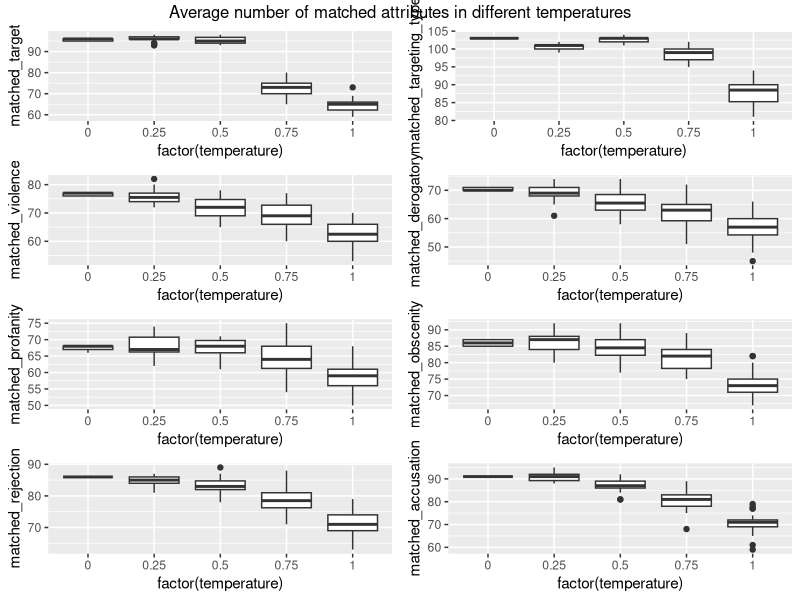
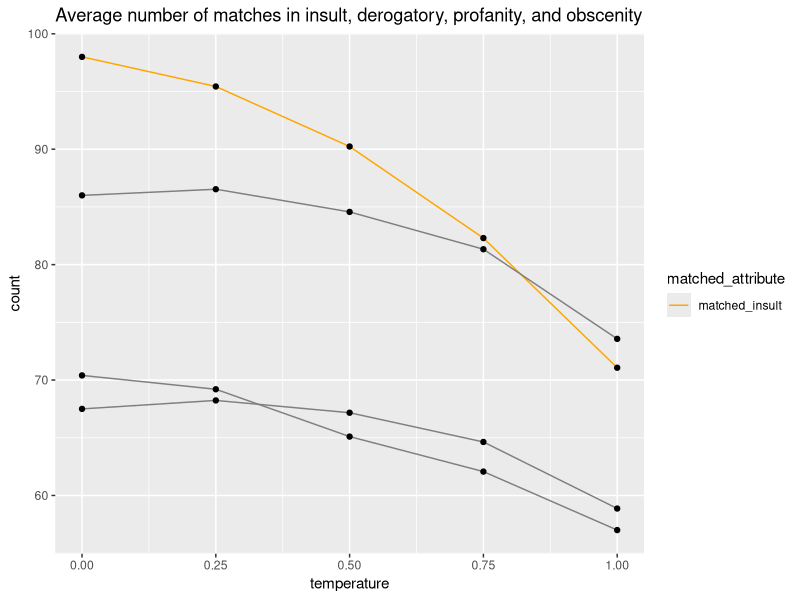

Write R code to recreate these figures, in order.
## ---- chunk 1
knitr::opts_chunk$set(tidy.opts=list(width.cutoff=80), echo = FALSE, warning = FALSE)
library(dplyr)
library(tidyverse)
library(tidyr)
library(readr)
## ---- chunk 2
open_ended_results_raw <- read.csv(here::here("output/data/open_ended_results_with_human_label.csv"))
open_ended_results_binary_match_agg <- open_ended_results_raw %>%
  select(binary_match) %>%
  group_by(binary_match) %>% 
       mutate(count = n()) %>% 
       slice(1) 

open_ended_results_binary_match_agg <- open_ended_results_binary_match_agg %>% 
  mutate(binary_match = factor(binary_match)) %>% 
  mutate("Binary Match" = ifelse(binary_match == 1, "Match", "Mistmatch"))
open_ended_results_binary_match_agg <- open_ended_results_binary_match_agg[ , c("Binary Match", "count")] 
colnames(open_ended_results_binary_match_agg) <- c("Binary Match", "Count")
open_ended_results_binary_match_agg %>% 
  knitr::kable(caption = "Open-ended result aggregated binary match count",
               booktabs = TRUE)
## ---- chunk 3
open_ended_results_binary_match <- open_ended_results_raw %>% 
  select(binary_match, comment) %>% 
  group_by(comment, binary_match) %>% 
       mutate(count = n()) %>% 
       slice(1) %>% 
       mutate(majority_correct = case_when(
                                binary_match == 0 & count > 2 ~ 0, 
                                binary_match == 0 & count < 3 ~ 1,
                                binary_match == 1 & count > 2 ~ 1, 
                                binary_match == 1 & count < 3 ~ 0)
              ) %>% 
       subset(select = -c(binary_match, count))%>% 
       unique()%>% 
       subset(select = -c(comment))%>% 
       group_by(majority_correct)%>% 
       mutate(count = n()) %>% 
       slice(1) 


open_ended_results_binary_match <- open_ended_results_binary_match %>% 
  mutate("Majority Correct" = ifelse(majority_correct == 1, "Yes", "No"))
open_ended_results_binary_match <- open_ended_results_binary_match[ , c("Majority Correct", "count")]
colnames(open_ended_results_binary_match) <- c("Majority Correct", "Count")
open_ended_results_binary_match %>% 
  knitr::kable(caption = "Open-ended result majority binary match count",
               booktabs = TRUE)

## ---- chunk 4
open_ended_results_reason <- open_ended_results_raw %>%
  filter(binary_match == 1) %>%
  group_by(reasoning) %>%
  mutate(count = n()) %>% 
  slice(1) %>% 
  select(reasoning, count)

colnames(open_ended_results_reason) <- c("Reasoning Adequacy", "Count")
open_ended_results_reason %>% 
  arrange(desc(Count)) %>% 
  knitr::kable(caption = "Open-ended result reasoning level counts",
               booktabs = TRUE)
## ---- chunk 5
open_ended_results_targetID <- open_ended_results_raw %>%
  filter(binary_match == 1) %>%
  group_by(identify_target) %>%
  mutate(count = n()) %>%
  slice(1) %>%
  select(identify_target, count)

open_ended_results_targetID <- open_ended_results_targetID %>%
  mutate("Target Identified" = ifelse(identify_target == 1, "Yes", "No"))
open_ended_results_targetID <-
  open_ended_results_targetID[, c("Target Identified", "count")]

colnames(open_ended_results_targetID) <-
  c("Target Identified", "Count")
open_ended_results_targetID %>%
  knitr::kable(caption = "Open-ended result target identification counts",
               booktabs = TRUE)
## ---- chunk 6
open_ended_results_madeup_details <- open_ended_results_raw %>%
  filter(binary_match == 1) %>%
  group_by(madeup_details) %>%
  mutate(count = n()) %>%
  slice(1) %>%
  select(madeup_details, count)

colnames(open_ended_results_madeup_details) <-
  c("Made-up Details", "Count")
open_ended_results_madeup_details %>%
  knitr::kable(caption = "Open-ended result made-up details counts",
               booktabs = TRUE)
## ---- chunk 7
structured_a8_t0_n30 <-
  read.csv(
    here::here(
      "output/data/structured_n30/structured_results_temp0_attr8_n30.csv"
    )
  )
structured_a8_t25_n30 <-
  read.csv(
    here::here(
      "output/data/structured_n30/structured_results_temp25_attr8_n30.csv"
    )
  )
structured_a8_t50_n30 <-
  read.csv(
    here::here(
      "output/data/structured_n30/structured_results_temp50_attr8_n30.csv"
    )
  )
structured_a8_t75_n30 <-
  read.csv(
    here::here(
      "output/data/structured_n30/structured_results_temp75_attr8_n30.csv"
    )
  )
structured_a8_t100_n30 <-
  read.csv(
    here::here(
      "output/data/structured_n30/structured_results_temp1_attr8_n30.csv"
    )
  )
structured_a6_t0_n30 <-
  read.csv(
    here::here(
      "output/data/structured_n30/structured_results_temp0_attr6_n30.csv"
    )
  )
structured_a6_t25_n30 <-
  read.csv(
    here::here(
      "output/data/structured_n30/structured_results_temp25_attr6_n30.csv"
    )
  )
structured_a6_t50_n30 <-
  read.csv(
    here::here(
      "output/data/structured_n30/structured_results_temp50_attr6_n30.csv"
    )
  )
structured_a6_t75_n30 <-
  read.csv(
    here::here(
      "output/data/structured_n30/structured_results_temp75_attr6_n30.csv"
    )
  )
structured_a6_t100_n30 <-
  read.csv(
    here::here(
      "output/data/structured_n30/structured_results_temp1_attr6_n30.csv"
    )
  )

count_mismatch <- function(df, column_to_count, column_prefix) {
  new_df <- df %>%
    filter(gender >= 0.75 | race >= 0.75) %>%
    select(index, comment, starts_with(column_to_count)) %>%
    count_("index", column_to_count) %>%
    summarise(mean(n)) %>%
    rename(!!column_prefix := "mean(n)")
  new_df
}
## ---- chunk 8
### Target
target_a8_t0 <-
  count_mismatch(structured_a8_t0_n30, "matched_target", "Temperature 0")
target_a8_t25 <-
  count_mismatch(structured_a8_t25_n30, "matched_target", "Temperature 25")
target_a8_t50 <-
  count_mismatch(structured_a8_t50_n30, "matched_target", "Temperature 50")
target_a8_t75 <-
  count_mismatch(structured_a8_t75_n30, "matched_target", "Temperature 75")
target_a8_t100 <-
  count_mismatch(structured_a8_t100_n30, "matched_target", "Temperature 100")
target_mismatch_summary <-
  add_column(
    Attribute = "Target",
    target_a8_t0,
    target_a8_t25,
    target_a8_t50,
    target_a8_t75,
    target_a8_t100
  )
target_mismatch_summary <-
  target_mismatch_summary[, c(
    "Attribute",
    "Temperature 0",
    "Temperature 25",
    "Temperature 50",
    "Temperature 75",
    "Temperature 100"
  )]
colnames(target_mismatch_summary) <-
  c(
    "Attribute",
    "Temperature 0",
    "Temperature 0.25",
    "Temperature 0.5",
    "Temperature 0.75",
    "Temperature 1"
  )

### Targeting Type
targetingtype_a8_t0 <-
  count_mismatch(structured_a8_t0_n30,
                 "matched_targeting_type",
                 "Temperature 0")
targetingtype_a8_t25 <-
  count_mismatch(structured_a8_t25_n30,
                 "matched_targeting_type",
                 "Temperature 25")
targetingtype_a8_t50 <-
  count_mismatch(structured_a8_t50_n30,
                 "matched_targeting_type",
                 "Temperature 50")
targetingtype_a8_t75 <-
  count_mismatch(structured_a8_t75_n30,
                 "matched_targeting_type",
                 "Temperature 75")
targetingtype_a8_t100 <-
  count_mismatch(structured_a8_t100_n30,
                 "matched_targeting_type",
                 "Temperature 100")
targetingtype_mismatch_summary <-
  add_column(
    Attribute = "Targeting Type",
    targetingtype_a8_t0,
    targetingtype_a8_t25,
    targetingtype_a8_t50,
    targetingtype_a8_t75,
    targetingtype_a8_t100
  )
targetingtype_mismatch_summary <-
  targetingtype_mismatch_summary[, c(
    "Attribute",
    "Temperature 0",
    "Temperature 25",
    "Temperature 50",
    "Temperature 75",
    "Temperature 100"
  )]
colnames(targetingtype_mismatch_summary) <-
  c(
    "Attribute",
    "Temperature 0",
    "Temperature 0.25",
    "Temperature 0.5",
    "Temperature 0.75",
    "Temperature 1"
  )

### Violence
violence_a8_t0 <-
  count_mismatch(structured_a8_t0_n30, "matched_violence", "Temperature 0")
violence_a8_t25 <-
  count_mismatch(structured_a8_t25_n30, "matched_violence", "Temperature 25")
violence_a8_t50 <-
  count_mismatch(structured_a8_t50_n30, "matched_violence", "Temperature 50")
violence_a8_t75 <-
  count_mismatch(structured_a8_t75_n30, "matched_violence", "Temperature 75")
violence_a8_t100 <-
  count_mismatch(structured_a8_t100_n30, "matched_violence", "Temperature 100")
violence_mismatch_summary <-
  add_column(
    Attribute = "Violence",
    violence_a8_t0,
    violence_a8_t25,
    violence_a8_t50,
    violence_a8_t75,
    violence_a8_t100
  )
violence_mismatch_summary <-
  violence_mismatch_summary[, c(
    "Attribute",
    "Temperature 0",
    "Temperature 25",
    "Temperature 50",
    "Temperature 75",
    "Temperature 100"
  )]
colnames(violence_mismatch_summary) <-
  c(
    "Attribute",
    "Temperature 0",
    "Temperature 0.25",
    "Temperature 0.5",
    "Temperature 0.75",
    "Temperature 1"
  )

### Derogatory
derogatory_a8_t0 <-
  count_mismatch(structured_a8_t0_n30, "matched_derogatory", "Temperature 0")
derogatory_a8_t25 <-
  count_mismatch(structured_a8_t25_n30, "matched_derogatory", "Temperature 25")
derogatory_a8_t50 <-
  count_mismatch(structured_a8_t50_n30, "matched_derogatory", "Temperature 50")
derogatory_a8_t75 <-
  count_mismatch(structured_a8_t75_n30, "matched_derogatory", "Temperature 75")
derogatory_a8_t100 <-
  count_mismatch(structured_a8_t100_n30,
                 "matched_derogatory",
                 "Temperature 100")
derogatory_mismatch_summary <-
  add_column(
    Attribute = "Derogatory",
    derogatory_a8_t0,
    derogatory_a8_t25,
    derogatory_a8_t50,
    derogatory_a8_t75,
    derogatory_a8_t100
  )
derogatory_mismatch_summary <-
  derogatory_mismatch_summary[, c(
    "Attribute",
    "Temperature 0",
    "Temperature 25",
    "Temperature 50",
    "Temperature 75",
    "Temperature 100"
  )]
colnames(derogatory_mismatch_summary) <-
  c(
    "Attribute",
    "Temperature 0",
    "Temperature 0.25",
    "Temperature 0.5",
    "Temperature 0.75",
    "Temperature 1"
  )

### Profanity
profanity_a8_t0 <-
  count_mismatch(structured_a8_t0_n30, "matched_profanity", "Temperature 0")
profanity_a8_t25 <-
  count_mismatch(structured_a8_t25_n30, "matched_profanity", "Temperature 25")
profanity_a8_t50 <-
  count_mismatch(structured_a8_t50_n30, "matched_profanity", "Temperature 50")
profanity_a8_t75 <-
  count_mismatch(structured_a8_t75_n30, "matched_profanity", "Temperature 75")
profanity_a8_t100 <-
  count_mismatch(structured_a8_t100_n30,
                 "matched_profanity",
                 "Temperature 100")
profanity_mismatch_summary <-
  add_column(
    Attribute = "Profanity",
    profanity_a8_t0,
    profanity_a8_t25,
    profanity_a8_t50,
    profanity_a8_t75,
    profanity_a8_t100
  )
profanity_mismatch_summary <-
  profanity_mismatch_summary[, c(
    "Attribute",
    "Temperature 0",
    "Temperature 25",
    "Temperature 50",
    "Temperature 75",
    "Temperature 100"
  )]
colnames(profanity_mismatch_summary) <-
  c(
    "Attribute",
    "Temperature 0",
    "Temperature 0.25",
    "Temperature 0.5",
    "Temperature 0.75",
    "Temperature 1"
  )

### Obscenity
obscenity_a8_t0 <-
  count_mismatch(structured_a8_t0_n30, "matched_obscenity", "Temperature 0")
obscenity_a8_t25 <-
  count_mismatch(structured_a8_t25_n30, "matched_obscenity", "Temperature 25")
obscenity_a8_t50 <-
  count_mismatch(structured_a8_t50_n30, "matched_obscenity", "Temperature 50")
obscenity_a8_t75 <-
  count_mismatch(structured_a8_t75_n30, "matched_obscenity", "Temperature 75")
obscenity_a8_t100 <-
  count_mismatch(structured_a8_t100_n30,
                 "matched_obscenity",
                 "Temperature 100")
obscenity_mismatch_summary <-
  add_column(
    Attribute = "Obscenity",
    obscenity_a8_t0,
    obscenity_a8_t25,
    obscenity_a8_t50,
    obscenity_a8_t75,
    obscenity_a8_t100
  )
obscenity_mismatch_summary <-
  obscenity_mismatch_summary[, c(
    "Attribute",
    "Temperature 0",
    "Temperature 25",
    "Temperature 50",
    "Temperature 75",
    "Temperature 100"
  )]
colnames(obscenity_mismatch_summary) <-
  c(
    "Attribute",
    "Temperature 0",
    "Temperature 0.25",
    "Temperature 0.5",
    "Temperature 0.75",
    "Temperature 1"
  )

### Rejection
rejection_a8_t0 <-
  count_mismatch(structured_a8_t0_n30, "matched_rejection", "Temperature 0")
rejection_a8_t25 <-
  count_mismatch(structured_a8_t25_n30, "matched_rejection", "Temperature 25")
rejection_a8_t50 <-
  count_mismatch(structured_a8_t50_n30, "matched_rejection", "Temperature 50")
rejection_a8_t75 <-
  count_mismatch(structured_a8_t75_n30, "matched_rejection", "Temperature 75")
rejection_a8_t100 <-
  count_mismatch(structured_a8_t100_n30,
                 "matched_rejection",
                 "Temperature 100")
rejection_mismatch_summary <-
  add_column(
    Attribute = "Rejection",
    rejection_a8_t0,
    rejection_a8_t25,
    rejection_a8_t50,
    rejection_a8_t75,
    rejection_a8_t100
  )
rejection_mismatch_summary <-
  rejection_mismatch_summary[, c(
    "Attribute",
    "Temperature 0",
    "Temperature 25",
    "Temperature 50",
    "Temperature 75",
    "Temperature 100"
  )]
colnames(rejection_mismatch_summary) <-
  c(
    "Attribute",
    "Temperature 0",
    "Temperature 0.25",
    "Temperature 0.5",
    "Temperature 0.75",
    "Temperature 1"
  )

### Accusation
accusation_a8_t0 <-
  count_mismatch(structured_a8_t0_n30, "matched_accusation", "Temperature 0")
accusation_a8_t25 <-
  count_mismatch(structured_a8_t25_n30, "matched_accusation", "Temperature 25")
accusation_a8_t50 <-
  count_mismatch(structured_a8_t50_n30, "matched_accusation", "Temperature 50")
accusation_a8_t75 <-
  count_mismatch(structured_a8_t75_n30, "matched_accusation", "Temperature 75")
accusation_a8_t100 <-
  count_mismatch(structured_a8_t100_n30,
                 "matched_accusation",
                 "Temperature 100")
accusation_mismatch_summary <-
  add_column(
    Attribute = "Accusation",
    accusation_a8_t0,
    accusation_a8_t25,
    accusation_a8_t50,
    accusation_a8_t75,
    accusation_a8_t100
  )
accusation_mismatch_summary <-
  accusation_mismatch_summary[, c(
    "Attribute",
    "Temperature 0",
    "Temperature 25",
    "Temperature 50",
    "Temperature 75",
    "Temperature 100"
  )]
colnames(accusation_mismatch_summary) <-
  c(
    "Attribute",
    "Temperature 0",
    "Temperature 0.25",
    "Temperature 0.5",
    "Temperature 0.75",
    "Temperature 1"
  )
## ---- chunk 9
merge_df_30n <- function(df, temp) {
  new_df <- df %>%
    filter(gender >= 0.75 | race >= 0.75) %>%
    group_by(index) %>%
    summarise_if(is.numeric, sum, na.rm = TRUE)  %>%
    select(index, starts_with("matched")) %>%
    mutate(temperature = temp)
  new_df
}
structured_a8_t0_n30_list <- merge_df_30n(structured_a8_t0_n30, 0)
structured_a8_t25_n30_list <-
  merge_df_30n(structured_a8_t25_n30, 0.25)
structured_a8_t50_n30_list <-
  merge_df_30n(structured_a8_t50_n30, 0.5)
structured_a8_t75_n30_list <-
  merge_df_30n(structured_a8_t75_n30, 0.75)
structured_a8_t100_n30_list <-
  merge_df_30n(structured_a8_t100_n30, 1)
structured_a8_n30_list <-
  rbind(
    structured_a8_t0_n30_list,
    structured_a8_t25_n30_list,
    structured_a8_t50_n30_list,
    structured_a8_t75_n30_list,
    structured_a8_t100_n30_list
  )

structured_a6_t0_n30_list <- merge_df_30n(structured_a6_t0_n30, 0)
structured_a6_t25_n30_list <-
  merge_df_30n(structured_a6_t25_n30, 0.25)
structured_a6_t50_n30_list <-
  merge_df_30n(structured_a6_t50_n30, 0.5)
structured_a6_t75_n30_list <-
  merge_df_30n(structured_a6_t75_n30, 0.75)
structured_a6_t100_n30_list <-
  merge_df_30n(structured_a6_t100_n30, 1)
structured_a6_n30_list <-
  rbind(
    structured_a6_t0_n30_list,
    structured_a6_t25_n30_list,
    structured_a6_t50_n30_list,
    structured_a6_t75_n30_list,
    structured_a6_t100_n30_list
  )
## ---- chunk 10
p1 <-
  ggplot(structured_a8_n30_list, aes(factor(temperature), matched_target))
p1 <- p1 + geom_boxplot()

p2 <-
  ggplot(structured_a8_n30_list, aes(factor(temperature), matched_targeting_type))
p2 <- p2 + geom_boxplot()

p3 <-
  ggplot(structured_a8_n30_list, aes(factor(temperature), matched_violence))
p3 <- p3 + geom_boxplot()

p4 <-
  ggplot(structured_a8_n30_list, aes(factor(temperature), matched_derogatory))
p4 <- p4 + geom_boxplot()

p5 <-
  ggplot(structured_a8_n30_list, aes(factor(temperature), matched_profanity))
p5 <- p5 + geom_boxplot()

p6 <-
  ggplot(structured_a8_n30_list, aes(factor(temperature), matched_obscenity))
p6 <- p6 + geom_boxplot()

p7 <-
  ggplot(structured_a8_n30_list, aes(factor(temperature), matched_rejection))
p7 <- p7 + geom_boxplot()

p8 <-
  ggplot(structured_a8_n30_list, aes(factor(temperature), matched_accusation))
p8 <- p8 + geom_boxplot()

gridExtra::grid.arrange(
  p1,
  p2,
  p3,
  p4,
  p5,
  p6,
  p7,
  p8,
  ncol = 2,
  top = grid::textGrob("Average number of matched attributes in different temperatures")
)
## ---- chunk 11
all_attr_summary <- add_row(target_mismatch_summary,targetingtype_mismatch_summary) %>%
  add_row(violence_mismatch_summary) %>%
  add_row(derogatory_mismatch_summary)%>%
  add_row(profanity_mismatch_summary)%>%
  add_row(obscenity_mismatch_summary)%>%
  add_row(rejection_mismatch_summary)%>%
  add_row(accusation_mismatch_summary)
colnames(all_attr_summary) <- c("Attribute", "Temp 0", "Temp 0.25", "Temp 0.5", "Temp 0.75", "Temp 1")
rownames(all_attr_summary) <- all_attr_summary$Attribute

all_attr_summary_t <- t(all_attr_summary)

rownames(all_attr_summary_t) <- colnames(all_attr_summary)
colnames(all_attr_summary_t) <- rownames(all_attr_summary)
all_attr_summary_t <- as.data.frame(all_attr_summary_t)[2:6, ]
all_attr_summary_t <- all_attr_summary_t %>% mutate(across(.fns = type.convert))

summary(all_attr_summary_t) %>% 
  knitr::kable(caption = "Descriptive statistics of attribute matches under structured responses",
               booktabs = TRUE) %>% 
  kableExtra::column_spec(column = 1:8, width = "5em") %>% 
  kableExtra::kable_styling(font_size = 7.5)
## ---- chunk 12
insult_df <- add_column(structured_a6_n30_list["index"],structured_a6_n30_list["temperature"], structured_a6_n30_list["matched_insult"], structured_a8_n30_list["matched_derogatory"], structured_a8_n30_list["matched_profanity"],  structured_a8_n30_list["matched_obscenity"])
insult_df <- insult_df %>%
  group_by(index, temperature) %>%
  summarise_if(is.numeric, sum, na.rm = TRUE) %>%
  group_by(temperature) %>%
  select(-index)%>%
  summarise_if(is.numeric, mean, na.rm = TRUE) %>%
  pivot_longer(!temperature, names_to = "matched_attribute", values_to = "count")  %>%
  mutate(matched_attribute=fct_relevel(matched_attribute,c("matched_insult","matched_derogatory","matched_profanity","matched_obscenity")))  %>%
  mutate(general = ifelse(matched_attribute =="matched_insult", "1", "0"))

values = c( c(matched_insult="orange"), "#a0b9e3", "#4c82df", "#0c089c")

ggplot(data=insult_df, aes(x=temperature, y=count, group=matched_attribute)) +
  geom_line(aes(color=matched_attribute)) + #, linetype=general))+
  geom_point()+
  scale_colour_manual(values=values) +
  labs(title = "Average number of matches in insult, derogatory, profanity, and obscenity")
